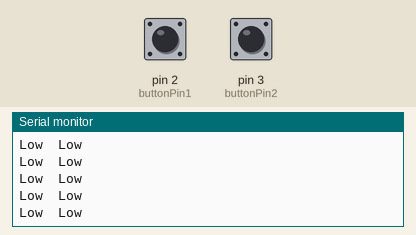
Bench run of a sketch on a simulated Arduino Uno, built with avr-gcc and run on an emulated ATmega328P. On the bench: the last lines printed to the serial monitor. The inputs (shaded band) are chosen by the test bench; at power-on: pin 2 (buttonPin1) LOW, pin 3 (buttonPin2) LOW.

Above: at 1.2 s.
1.3 s: pin 2 (buttonPin1) pulled HIGH for 0.15 s
4.4 s: pin 3 (buttonPin2) pulled HIGH for 0.15 s
7.5 s: pin 3 (buttonPin2) pulled HIGH for 1 s
At 8.3 s:
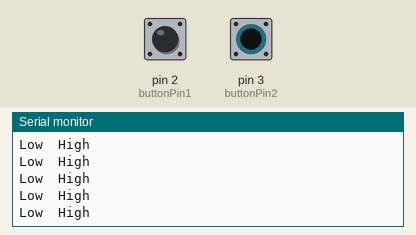
11.5 s: pin 2 (buttonPin1) pulled HIGH for 1 s
At 12.3 s:
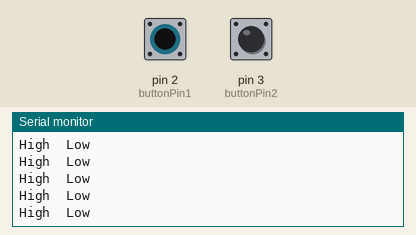

Measured:
- after the input at 11.5 s, the serial monitor: prints a new line after 0.07 s (image 2)

The sketch:

Tveir_takkar.ino
```cpp
#define buttonPin1 2
#define buttonPin2 3

int OnOff = 0;

void setup() {
  // put your setup code here, to run once:
  Serial.begin(9600);

  pinMode(buttonPin1,INPUT);
  pinMode(buttonPin2,INPUT);
}
void buttonRead(int pin){
  OnOff = digitalRead(pin);
  if (OnOff == HIGH)
  {
    Serial.print("High");
    Serial.print("\t");
  }
  else
  {
    Serial.print("Low");
    Serial.print("\t");
  }
}

void loop() {
  buttonRead(buttonPin1);//Button 1
  buttonRead(buttonPin2);//Button 2

  Serial.print("\n");
}
```
